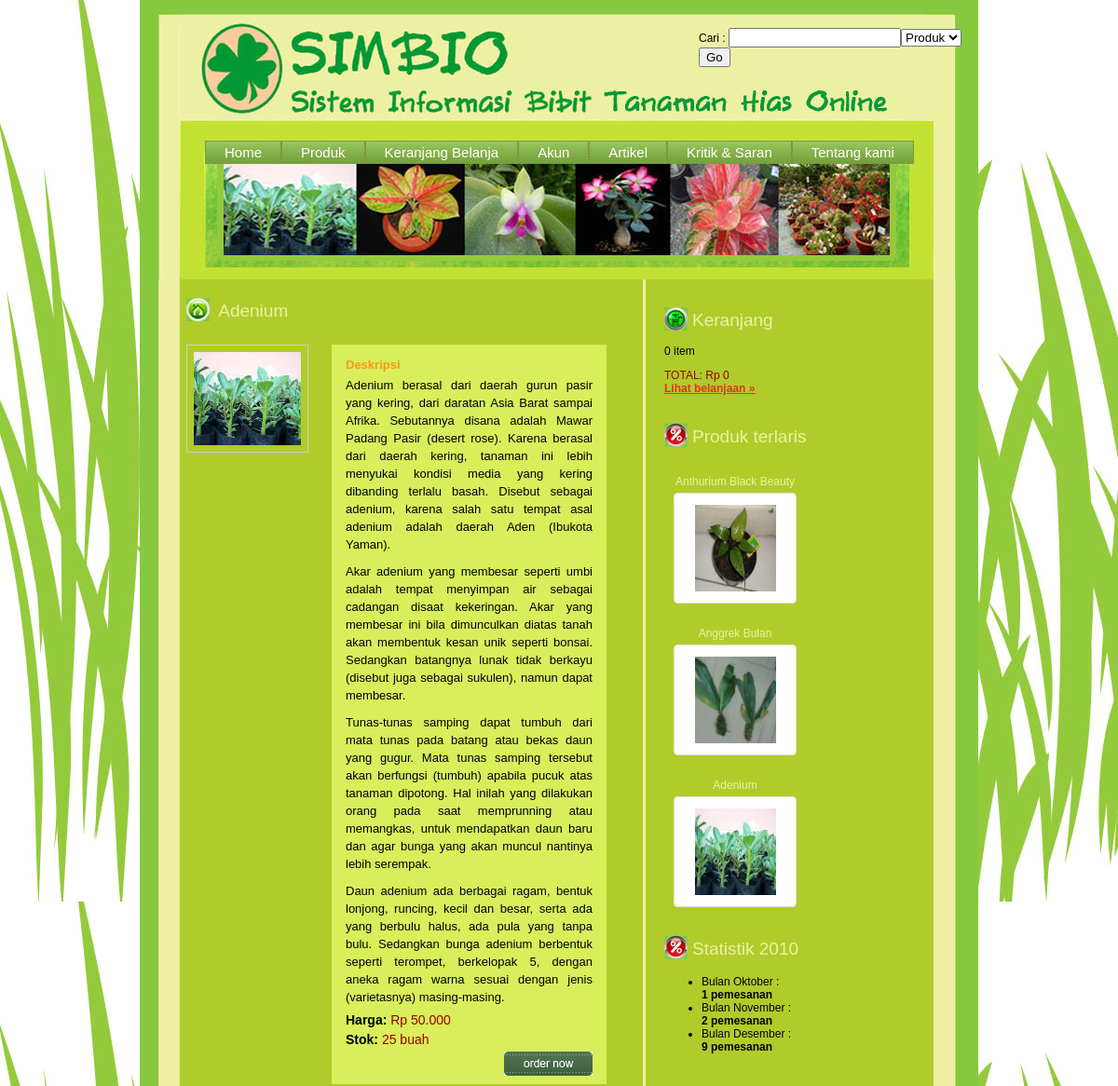
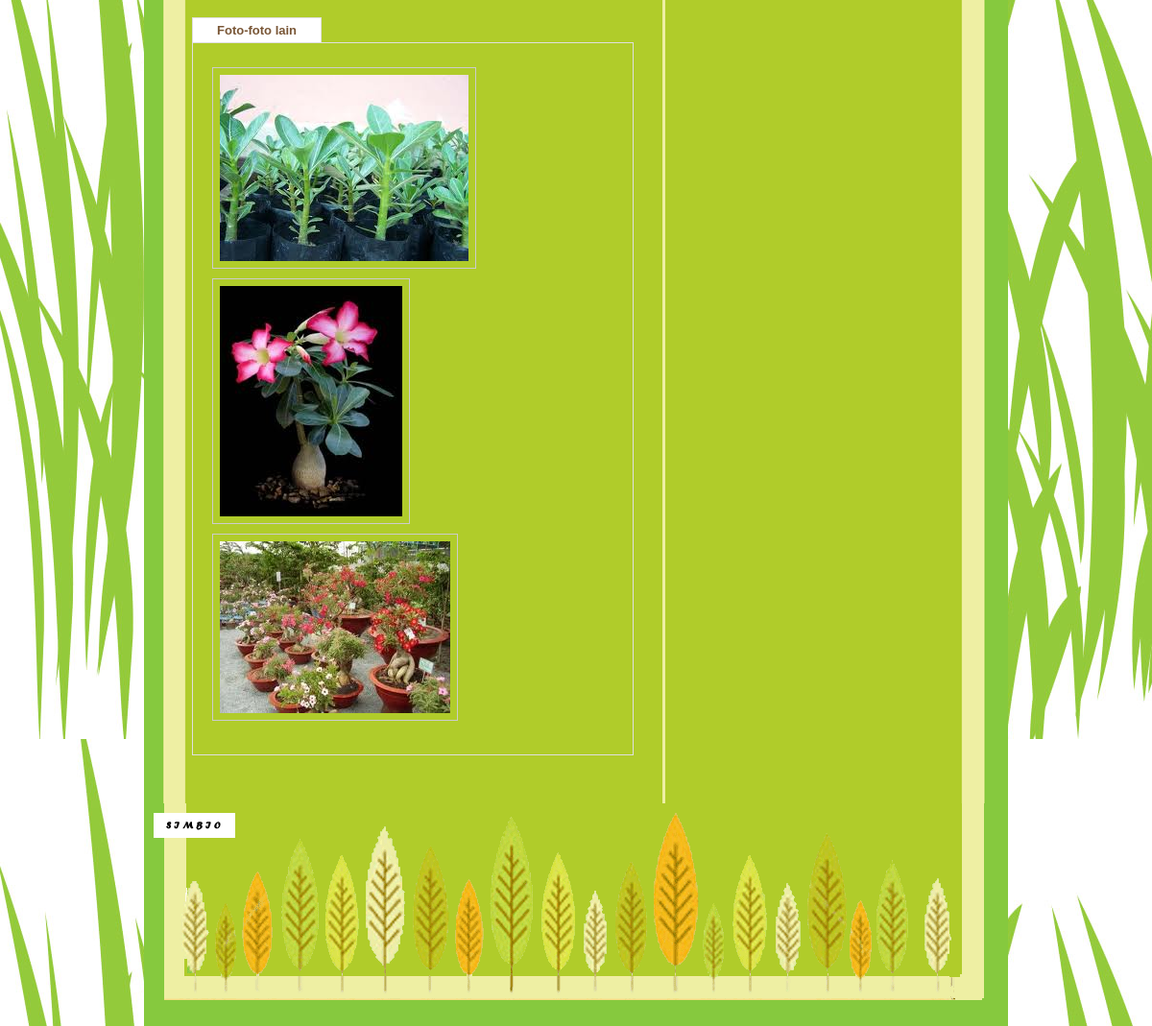
Page /index.php/produk/detail/6/Adenium on the committed database (2 pictures, top to bottom).
### tables this page shows
CREATE TABLE IF NOT EXISTS `tb_produk` (
  `id_produk` int(11) NOT NULL AUTO_INCREMENT,
  `nama_produk` varchar(255) NOT NULL,
  `info_produk` text NOT NULL,
  `gambar_produk_1` varchar(255) NOT NULL,
  `gambar_produk_2` varchar(255) NOT NULL,
  `gambar_produk_3` varchar(255) NOT NULL,
  `stok_produk` int(11) NOT NULL,
  `harga_produk` decimal(10,0) NOT NULL,
  `tanggal_update_produk` datetime NOT NULL,
  `diskon` decimal(10,0) NOT NULL DEFAULT '0',
  `harga_diskon` decimal(10,0) NOT NULL,
  PRIMARY KEY (`id_produk`)
);

### system/application/controllers/produk.php (called while the page is built, shortened)
<?php
class Produk extends Controller {
    function detail($id, $name = '')
    {
        $data = array();
        $data['produk'] = $this->M_produk->get_produk($id);
        $data['judul'] = 'Detail Produk: ' . $data['produk']['nama_produk'];
        $data['judul_konten'] = $data['produk']['nama_produk'];
        $data['template_konten'] = 'template_detail_produk';
        $this->load->vars($data);
        $this->load->view('template');
    }
}

### system/codeigniter/CodeIgniter.php (called while the page is built, shortened)
<?php  if ( ! defined('BASEPATH')) exit('No direct script access allowed');
$EXT =& load_class('Hooks');
$EXT->_call_hook('pre_system');
$URI =& load_class('URI');
$RTR =& load_class('Router');
$method = $RTR->fetch_method();
$EXT->_call_hook('pre_controller');
$CI = new $class();
if ($RTR->scaffolding_request === TRUE)
{
	if ($EXT->_call_hook('scaffolding_override') === FALSE)
	{
		$CI->_ci_scaffolding();
	}
}
else
{
	if (method_exists($CI, '_remap'))
	{
		$CI->_remap($method);
	}
	else
	{
		call_user_func_array(array(&$CI, $method), array_slice($URI->rsegments, 2));
	}
}

### index.php (called while the page is built, shortened)
<?php
require_once BASEPATH.'codeigniter/CodeIgniter'.EXT;

### system/application/models/m_produk.php (called while the page is built, shortened)
<?php
class M_produk extends Model {
    function get_produk($id)
    {
        $data = array();
        $q = $this->db->get_where('tb_produk', array('id_produk' => $id));
        if($q->num_rows() > 0)
        {
            $data = $q->row_array();
        }
        return $data;
    }
}

### system/codeigniter/Base5.php (called while the page is built)
<?php  if ( ! defined('BASEPATH')) exit('No direct script access allowed');
class CI_Base {
	private static $instance;
	public function CI_Base()
	{
		self::$instance =& $this;
	}
	public static function &get_instance()
	{
		return self::$instance;
	}
}
function &get_instance()
{
	return CI_Base::get_instance();
}

### system/application/models/m_statistik.php (called while the page is built, shortened)
<?php
class M_statistik extends Model {
    function get_pemesanan_per_bulan($tahun = '2010')
    {
        $data = array();
        $q = $this->db->query("SELECT MONTH(`tanggal_pemesanan`) as bulan, COUNT(id_pesanan) as jumlah
                               FROM tb_pesanan
                               WHERE YEAR(`tanggal_pemesanan`) = $tahun
                               GROUP BY MONTH(`tanggal_pemesanan`)
                               ORDER BY MONTH(`tanggal_pemesanan`) ASC");
        if($q->num_rows() > 0)
        {
            foreach ($q->result_array() as $row)
            {
              $data[] = $row;
            }
        }
        return $data;
    }
    function get_produk_terlaris($limit = 3)
    {
        $data = array();
        $q = $this->db->query("SELECT p.id_produk, p.nama_produk, p.gambar_produk_1, COUNT(pp.id_produk) AS jumlah_pembelian
                               FROM tb_produk_pesanan AS pp, tb_produk AS p
                               WHERE p.id_produk = pp.id_produk
                               GROUP BY pp.id_produk
                               ORDER BY jumlah_pembelian DESC
                               LIMIT $limit");
        if($q->num_rows() > 0)
        {
            foreach ($q->result_array() as $row)
            {
              $data[] = $row;
            }
        }
        return $data;
    }
}

### system/application/views/template_detail_produk.php (the view, shortened to what this page needs)
<div class="title"><span class="title_icon"><img src="images/bullet1.gif" alt="" title="" /></span>
    <?php echo $judul_konten ?>
</div>
<div class="feat_prod_box_details">
    <div class="prod_img prod_images">
        <?php echo img(array('src' => "images/photos/{$produk['gambar_produk_1']}", 'width' => '115', 'height' => '100', 'border' => '0')) ?>
    </div>
    <div class="prod_det_box">
        <div class="box_top"></div>
        <div class="box_center">
            <div class="prod_title"><b>Deskripsi</b></div>
            <?php echo str_replace('<p>', '<p class="details">', $produk['info_produk']) ?>
            <div class="price">
                <strong>Harga:</strong>
                <?php if($this->session->userdata('id_user') && $produk['diskon'] != 0) :  ?>
                <span class="red" style="color: #777;"><strike>Rp <?php echo number_format($produk['harga_produk'], 0, ',', '.') ?></strike></span>
                <span class="red">Rp <?php echo number_format($produk['harga_diskon'], 0, ',', '.') ?></span>
                <?php else : ?>
                <span class="red">Rp <?php echo number_format($produk['harga_produk'], 0, ',', '.') ?></span>
                <?php endif; ?>
            </div>
            <div class="price"><strong>Stok:</strong> <span class="red"><?php echo $produk['stok_produk'] ?> buah</span></div>
            <?php echo anchor("keranjang_belanja/tambah/{$produk['id_produk']}", img(array('src' => "images/order_now.gif", 'border' => '0')), array('class' => 'more')) ?>
        </div>
        <div class="box_bottom"></div>
    </div>
</div>
<div id="demo" class="demolayout">
    <ul id="demo-nav" class="demolayout">
        <li><a class="active" href="#" onclick="return false;">Foto-foto lain</a></li>
    </ul>
    <div class="tabs-container">
        <div style="display: block;" class="tab" id="tab1">
            <p class="more_details">
                <?php
                echo img(array('src' => "images/photos/{$produk['gambar_produk_1']}", 'border' => '0', 'class' => 'prod_images'));
                if (!empty($produk['gambar_produk_2']))
                {
                    echo "<br/>";
                    echo img(array('src' => "images/photos/{$produk['gambar_produk_2']}", 'border' => '0', 'class' => 'prod_images'));
                }
                if (!empty($produk['gambar_produk_3']))
                {
                    echo "<br/>";
                    echo img(array('src' => "images/photos/{$produk['gambar_produk_3']}", 'border' => '0', 'class' => 'prod_images'));
                }
                ?>
            </p>
        </div>
    </div>
</div>

### system/application/views/sidebar.php (shortened to what this page needs)
<div class="cart">
    <div class="title"><span class="title_icon"><img src="images/cart2.jpg" alt="" title="" /></span>Keranjang</div>
    <div>
        <?php echo $this->cart->total_items(); ?> item
        <span class="red">TOTAL: Rp <?php echo ($this->cart->total()) ? $this->cart->format_number($this->cart->total()) : "0"; ?></span>
        <br/>
        <span class="red"><strong><?php echo anchor('keranjang_belanja', 'Lihat belanjaan &raquo;') ?></strong></span>
    </div>
</div>
<div class="right_box">
    <div class="title"><span class="title_icon"><img src="images/promosi.jpg" alt="" title="" /></span>Produk terlaris</div>
    <?php
    $produk_terlaris = $this->M_statistik->get_produk_terlaris(3);
    foreach ($produk_terlaris as $produk) :
    ?>
    <div class="new_prod_box">
        <?php echo anchor("produk/detail/{$produk['id_produk']}/".url_title($produk['nama_produk']), $produk['nama_produk']) ?>
        <div class="new_prod_bg">
           <br style="line-height: 8px"/>
           <?php echo anchor("produk/detail/{$produk['id_produk']}/".url_title($produk['nama_produk']), img(array('src' => "images/photos/{$produk['gambar_produk_1']}", 'width' => '87', 'height' => '93', 'border' => '0'))) ?>
        </div>
    </div>
    <?php endforeach; ?>
</div>
<div class="right_box">
    <div class="title"><span class="title_icon"><img src="images/promosi.jpg" alt="" title="" /></span>Statistik 2010</div>
    <?php
    $daftar_pemesanan = $this->M_statistik->get_pemesanan_per_bulan('2010');
    $bulan = array('', 'Januari', 'Februari', 'Maret', 'April', 'Mei', 'Juni', 'Juli', 'Agustus', 'September', 'Oktober', 'November', 'Desember');
    echo "<ul>";
    foreach ($daftar_pemesanan as $stat)
    {
        echo "<li>";
        echo "Bulan " . $bulan[$stat['bulan']] . " : <br/>";
        echo "<strong>" . $stat['jumlah'] . " pemesanan</strong>";
        echo "</li>";
    }
    echo "</ul>";
    ?>
</div>

### style.css (style rules this page uses)
body { background:url(images/background.jpg) fixed; font-family:Arial, Helvetica, sans-serif; padding:0; font-size:12px; margin:0px auto auto auto; color:#000000; }
a { color:#E73025; }
p { padding:5px 0 5px 0; margin:0px; text-align:justify; line-height:19px; }
p.details, .left_content p, .left_content ul, .left_content ol { padding:5px 15px 5px 15px; font-size:13px; }
p.more_details { padding:25px 20px 0px 20px; font-size:11px; }
span.red { color:#990000; }
.price { font-size:14px; padding:0 0 0 15px; margin:2px 0 5px 0; }
.title { color:#eef1a2; padding:0px; font-size:19px; margin:10px 0 10px 0; }
span.title_icon { padding:0 5px 0 0; vertical-align: middle; }
.prod_title { color:#f8981d; padding:5px 0 0 15px; font-size:13px; }
a.more { font-style:italic; color:#EEF1A2; float:right; text-decoration:none; font-size:11px; padding:0px 15px 0 0 ; }
.right_box { width:170px; float:left; padding:10px 0 0 0; }
.feat_prod_box_details { padding:10px 0 10px 0; margin:0 20px 10px 0; clear:both; }
.prod_img { float:left; padding:0 5px 0 0; text-align:center; }
.prod_det_box { width:295px; float:left; padding:0 0 0 25px; position:relative; }
.box_top { width:295px; height:9px; background:url(images/box_top.gif) no-repeat center bottom; }
.box_center { width:295px; height:auto; background:url(images/box_center.gif) repeat-y center; }
.box_bottom { width:295px; height:9px; background:url(images/box_bottom.gif) no-repeat center top; }
.new_prod_box { float:left; text-align:center; padding:10px; }
.new_prod_box a { padding:5px 0 5px 0; color:#eeefa3; text-decoration:none; display:block; }
.new_prod_bg { width:132px; height:119px; text-align:center; background:url(images/new_prod_box.gif) no-repeat center; position:relative; }
div.demolayout { width:460px; margin: 0 0 20px 0; }
ul.demolayout { list-style-type: none; float: left; margin:0px; padding:0px; }
ul.demolayout li { margin: 0 10px 0 0; float: left; }
.tab { border:1px #DFDFDF solid; padding:0 0 25px 0; }
ul.demolayout a { float: left; display: block; padding: 5px 25px; border: 1px solid #DFDFDF; border-bottom: 0; color: #666; background: #eee; text-decoration: none; font-weight: bold; }
ul.demolayout a.active { background: #fff; padding-bottom: 5px; cursor: default; color:#795636; }
.tabs-container { clear: left; padding:0px; }
.cart { width:337px; margin:0px 0 10px 0; }
.prod_images { padding: 7px; border: 1px solid #CCC; margin: 0px 0px 10px 0px; }

### rows in the picture
tb_produk: gambar_produk_1 (picture), info_produk "Adenium berasal dari daerah gurun pasir yang kering, dari daratan Asia Barat sampai Afrika. Sebutannya disana adalah Mawar Padang Pasir (desert rose). Karena berasal dari daerah kering, tanaman ini lebih menyukai kondisi media yang kering dibanding terlalu basah. Disebut sebagai adenium, karena salah satu tempat asal adenium adalah daerah Aden (Ibukota Yaman). Akar adenium yang membesar seperti umbi adalah tempat menyimpan air sebagai cadangan disaat kekeringan. Akar yang membesar ini bila dimunculkan diatas tanah akan membentuk kesan unik seperti bonsai. Sedangkan batangnya lunak tidak berkayu (disebut juga sebagai sukulen), namun dapat membesar. Tunas-tunas samping dapat tumbuh dari mata…", harga_produk "50.000", stok_produk "25", gambar_produk_2 (picture), gambar_produk_3 (picture), id_produk+nama_produk "Adenium", id_produk+nama_produk+gambar_produk_1 (picture)
tb_produk: id_produk+nama_produk "Anthurium Black Beauty", id_produk+nama_produk+gambar_produk_1 (picture)
tb_produk: id_produk+nama_produk "Anggrek Bulan", id_produk+nama_produk+gambar_produk_1 (picture)

### other values in the picture
$judul_konten "Adenium"
$this->cart->total_items() "0"
anchor('keranjang_belanja', 'Lihat belanjaan &raquo;') "Lihat belanjaan »"
$bulan[$stat['bulan']] "Oktober"
$stat['jumlah'] "1"
$bulan[$stat['bulan']] "November"
$stat['jumlah'] "2"
$bulan[$stat['bulan']] "Desember"
$stat['jumlah'] "9"
